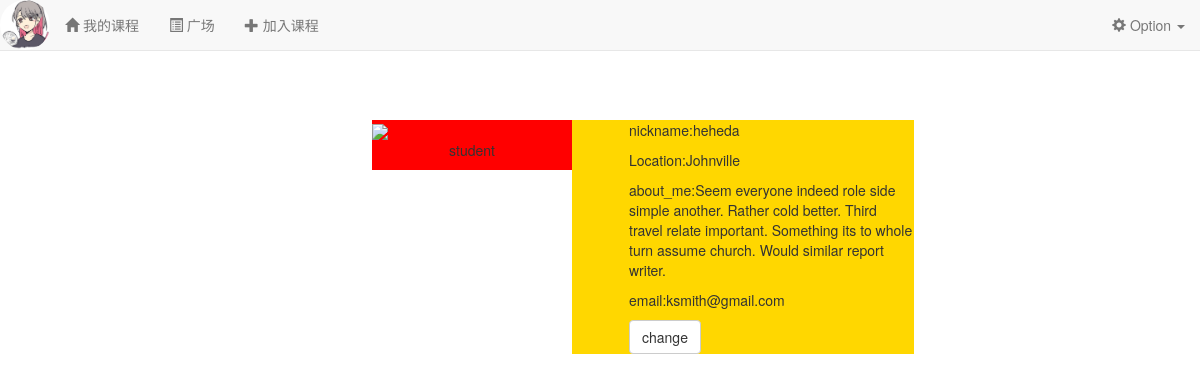
The page /user/ksmith@gmail.com on the database its author committed.
### app/models.py (models this page shows, shortened)
class User(UserMixin, db.Model):
    __tablename__ = 'users'
    id = db.Column(db.Integer, primary_key=True)
    name = db.Column(db.String(64)) #真实姓名(不同于用户名)
    location = db.Column(db.String(64)) #位置
    about_me = db.Column(db.Text()) #个人介绍
    member_since = db.Column(db.DateTime(), default=datetime.utcnow)    #注册时间
    last_seen = db.Column(db.DateTime(), default=datetime.utcnow)   #最后一次访问的时间
    email = db.Column(db.String(64), unique=True, index=True)   #电子邮箱
    nickname = db.Column(db.String(64))    #昵称
    role_id = db.Column(db.Integer, db.ForeignKey('roles.id'))  #角色id
    password_hash = db.Column(db.String(128))   #密码hash
    confirmed = db.Column(db.Boolean, default=False)    #是否已经确认账户
    headicon_url = db.Column(db.String(64)) #头像图标的url
    student = db.relationship('Student', backref='user', uselist=False) #通过Student的user字段拿到用户信息
    teacher = db.relationship('Teacher', backref='user', uselist=False) #通过Teacher的user字段拿到用户信息
    posts = db.relationship('Post', backref='author', lazy='dynamic') #该用户发布的动态
    followed = db.relationship('Follow',
                               foreign_keys=[Follow.follower_id],
                               backref=db.backref('follower', lazy='joined'),
                               lazy='dynamic',
                               cascade='all, delete-orphan')
    followers = db.relationship('Follow',
                               foreign_keys=[Follow.followed_id],
                               backref=db.backref('followed', lazy='joined'),
                               lazy='dynamic',
                               cascade='all, delete-orphan')
    comments = db.relationship('Comment', backref='author', lazy='dynamic') #该用户发表的评论
    @property
    def password(self):
        raise AttributeError('Password is not a readable attribute!')

### app/main/views.py (the view)
@main.route('/user/<email>')
def user(email):
    user = User.query.filter_by(email=email).first_or_404()
    return render_template('user.html', user=user)

### app/auth/views.py (called while the page is built)
@auth.before_app_request
def before_request():
    if current_user.is_authenticated:
        current_user.ping()
        if not current_user.confirmed \
                and request.endpoint \
                and request.blueprint != 'auth' \
                and request.endpoint != 'static':
            return redirect(url_for('auth.unconfirmed'))

### app/main/__init__.py (called while the page is built)
@main.app_context_processor
def inject_permissions():
    return dict(Permission=Permission)

### app/templates/user.html (shortened to what this page needs)
{% extends "base.html" %}
{% block page_content %}
<div style="padding-top:120px;">
    <div style="margin-left:30%;background-color:#ff0000;height:100%;width:200px;float:left;">
        <img src="1.jpg" style="width:200px">
        <p align="center">
            {% if user.role.name == 'Teacher' %}
            teacher
            {% else %}
            student
            {% endif %}
        </p>
    </div>
    <div style="padding-left:5%;background-color:#FFD700;height:100%;width:30%;float:left;">
        <p>nickname:{{ user.nickname }}</p>
        <P>Location:{{ user.location }}</P>
        <P>
            about_me:{{ user.about_me }}
        </P>
        <p>email:{{ user.email }}</p>
        <a href="{{ url_for('main.edit_profile') }}" class="btn btn-default">change</a>
    </div>
</div>
{% endblock %}

### rows shown on the page
User: nickname "heheda", location "Johnville", about_me "Seem everyone indeed role side simple another. Rather cold better. Third travel relate important. Something its to whole turn assume church. Would similar report writer.", email "ksmith@gmail.com"
